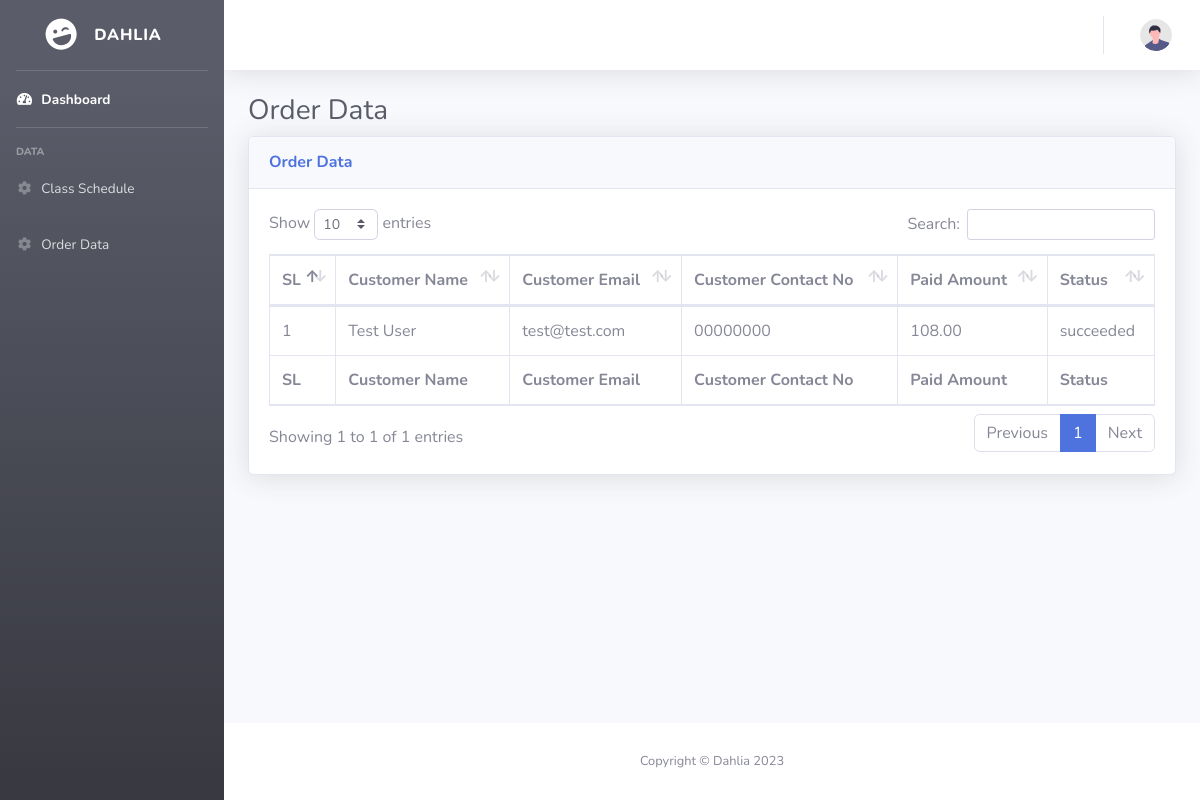
/admin/orderdata.php, run on the app's committed database.
### tables this page shows
CREATE TABLE `customer` (
  `id` int(11) NOT NULL,
  `customer_name` varchar(100) NOT NULL,
  `email` varchar(100) NOT NULL,
  `number` varchar(20) NOT NULL,
  `address` varchar(250) NOT NULL,
  `city` varchar(50) NOT NULL,
  `zip_code` varchar(20) NOT NULL,
  `password` varchar(50) NOT NULL,
  `profile_image` varchar(200) NOT NULL,
  `membership_point` int(10) NOT NULL,
  `inserted_at` datetime NOT NULL,
  `updated_at` datetime NOT NULL
);

CREATE TABLE `transactions` (
  `id` int(11) NOT NULL,
  `billing_id` int(11) NOT NULL,
  `customer_name` varchar(50) NOT NULL,
  `customer_email` varchar(50) NOT NULL,
  `item_name` varchar(255) NOT NULL,
  `item_number` varchar(50) NOT NULL,
  `item_price` float(10,2) NOT NULL,
  `item_price_currency` varchar(10) NOT NULL,
  `paid_amount` float(10,2) NOT NULL,
  `paid_amount_currency` varchar(10) NOT NULL,
  `txn_id` varchar(50) NOT NULL,
  `payment_status` varchar(25) NOT NULL,
  `stripe_checkout_session_id` varchar(100) DEFAULT NULL,
  `created` datetime NOT NULL,
  `modified` datetime NOT NULL
);

### includes/dbConnect.php (called while the page is built, shortened)
<?php
class DBController {
    private $host = "localhost";
    private $user = "root";
    private $password = "";
    private $database = "dahlia";
    private $conn;
    function __construct() {
        $this->conn = $this->connectDB();
    }
    function connectDB() {
        $conn = mysqli_connect($this->host,$this->user,$this->password,$this->database);
        return $conn;
    }
    function runQuery($query) {
        $result = mysqli_query($this->conn,$query);
        while($row=mysqli_fetch_assoc($result)) {
            $resultset[] = $row;
        }
        if(!empty($resultset))
            return $resultset;
    }
    function numRows($query) {
        $result  = mysqli_query($this->conn,$query);
        $rowcount = mysqli_num_rows($result);
        return $rowcount;
    }
}

### admin/orderdata.php (the view, shortened to what this page needs)
<?php
include('../includes/dbConnect.php');
$db_handle = new DBController();
?>
<!DOCTYPE html>
<html lang="en">
<head>
    <?php require_once 'include/css.php'; ?>
</head>
<body id="page-top">
<div id="wrapper">
    <?php require_once 'include/sidebar.php'; ?>
    <div id="content-wrapper" class="d-flex flex-column">
        <div id="content">
            <?php require_once 'include/topbar.php'; ?>
            <div class="container-fluid">
                <h1 class="h3 mb-2 text-gray-800">Order Data</h1>
                <div class="card shadow mb-4">
                    <div class="card-header py-3">
                        <h6 class="m-0 font-weight-bold text-primary">Order Data</h6>
                    </div>
                    <div class="card-body">
                        <div class="table-responsive">
                            <table class="table table-bordered" id="dataTable" width="100%" cellspacing="0">
                                <thead>
                                <tr>
                                    <th>SL</th>
                                    <th>Customer Name</th>
                                    <th>Customer Email</th>
                                    <th>Customer Contact No</th>
                                    <th>Paid Amount</th>
                                    <th>Status</th>
                                </tr>
                                </thead>
                                <tfoot>
                                <tr>
                                    <th>SL</th>
                                    <th>Customer Name</th>
                                    <th>Customer Email</th>
                                    <th>Customer Contact No</th>
                                    <th>Paid Amount</th>
                                    <th>Status</th>
                                </tr>
                                </tfoot>
                                <tbody>
                                <?php
                                $data = $db_handle->runQuery("SELECT c.customer_name as c_name, c.email as email, c.number as number, t.paid_amount as paid_amount, t.payment_status as status from customer as c, transactions as t where t.billing_id = c.id ORDER BY t.id DESC;");
                                $row_count = $db_handle->numRows("SELECT c.customer_name, c.email, c.number, t.paid_amount, t.payment_status from customer as c, transactions as t where t.billing_id = c.id ORDER BY t.id DESC;");
                                for ($i = 0; $i < $row_count; $i++) {
                                    ?>
                                    <tr>
                                        <td><?php echo $i + 1; ?></td>
                                        <td><?php echo $data[$i]["c_name"]; ?></td>
                                        <td><?php echo $data[$i]["email"]; ?></td>
                                        <td><?php echo $data[$i]["number"]; ?></td>
                                        <td><?php echo $data[$i]["paid_amount"]; ?></td>
                                        <td><?php echo $data[$i]["status"]; ?></td>
                                    </tr>
                                <?php } ?>
                                </tbody>
                            </table>
                        </div>
                    </div>
                </div>
            </div>
        </div>
        <?php require_once 'include/footer.php'; ?>
    </div>
</div>
</body>
</html>

### data on the page
customer: customer_name "Test User", email "test@test.com", number "00000000", transactions.paid_amount "108.00", transactions.payment_status "succeeded"
